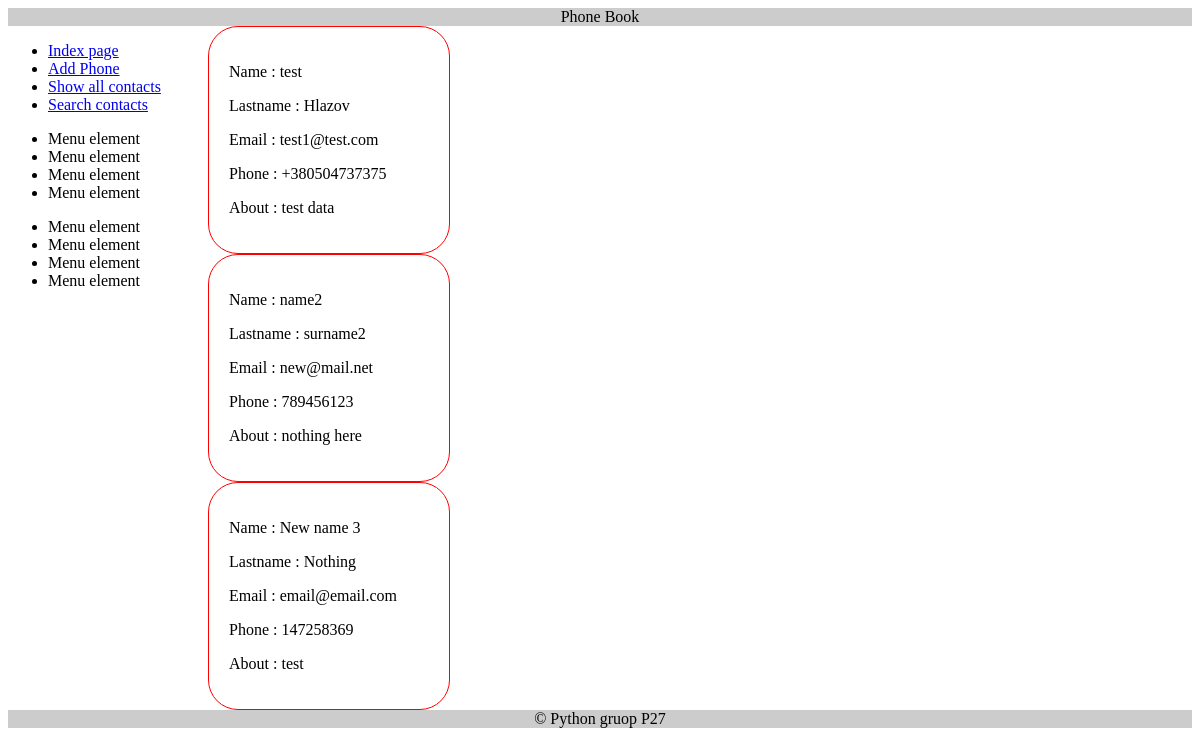
Page /viewcontacts/ on the committed database.
### phone_book/models.py (models this page shows, shortened)
class PhoneBook(models.Model):
    name = models.CharField("Name", max_length=20)
    lastname = models.CharField("Lastname", max_length=20)
    email = models.EmailField("Email")
    phone = models.CharField("Tel", max_length=20)
    about = models.CharField("About", max_length=70)

### phone_book/views.py (the view)
# urls.py: path("viewcontacts/", views.view_contacts, name="viewcontacts"),
def view_contacts(request):
    data = PhoneBook.objects.all()
    return render(request, "phone_book/show_contacts.html", {'data': data})

### phone_book/templates/phone_book/show_contacts.html
{% extends "base/base.html" %}
{% block navigation %}
    {% include "phone_book/nav.html" %}
{% endblock navigation %}
{% block content %}
    {% for contact in data %}
    <div style="padding:20px; border: 1px solid red; border-radius:30px; width: 200px;  ">
        <p>Name : {{ contact.name }}</p>
        <p>Lastname : {{ contact.lastname }}</p>
        <p>Email : {{ contact.email }}</p>
        <p>Phone : {{ contact.phone }}</p>
        <p>About : {{ contact.about }}</p>
    </div>
    {% endfor %}
{% endblock content %}

### base/templates/base/base.html (shortened to what this page needs)
{% load static %}
<!DOCTYPE html>
<html lang="en">
<head>
    <link rel="stylesheet" href="{% static "base/styles.css" %}">
</head>
<body>
    <div class="header">
        Phone Book
    </div>
    <div class="navigation">
        {% block navigation %}
        {% endblock navigation %}
    </div>
    <div class="content">
        {% block content %}
        {% endblock content %}
    </div>
    <div class="footer">
        &copy; Python gruop P27
    </div>
</body>
</html>

### phone_book/templates/phone_book/nav.html
<ul>
    <li><a href="{% url 'index' %}">Index page</a></li>
    <li><a href="{% url 'addphone' %}">Add Phone</a></li>
    <li><a href="{% url 'viewcontacts' %}">Show all contacts</a> </li>
    <li><a href="{% url 'searchcontacts' %}">Search contacts</a></li>
</ul>
<ul>
    <li>Menu element</li>
    <li>Menu element</li>
    <li>Menu element</li>
    <li>Menu element</li>
</ul>
<ul>
    <li>Menu element</li>
    <li>Menu element</li>
    <li>Menu element</li>
    <li>Menu element</li>
</ul>

### base/static/base/styles.css (style rules this page uses)
.header { text-align: center; background: #ccc; }
.navigation { float: left; width: 200px; }
.content { margin-left: 200px; }
.footer { clear: left; text-align: center; background: #ccc; }

### rows in the picture
PhoneBook: name "test", lastname "Hlazov", email "test1@test.com", phone "+380504737375", about "test data"
PhoneBook: name "name2", lastname "surname2", email "new@mail.net", phone "789456123", about "nothing here"
PhoneBook: name "New name 3", lastname "Nothing", email "email@email.com", phone "147258369", about "test"
